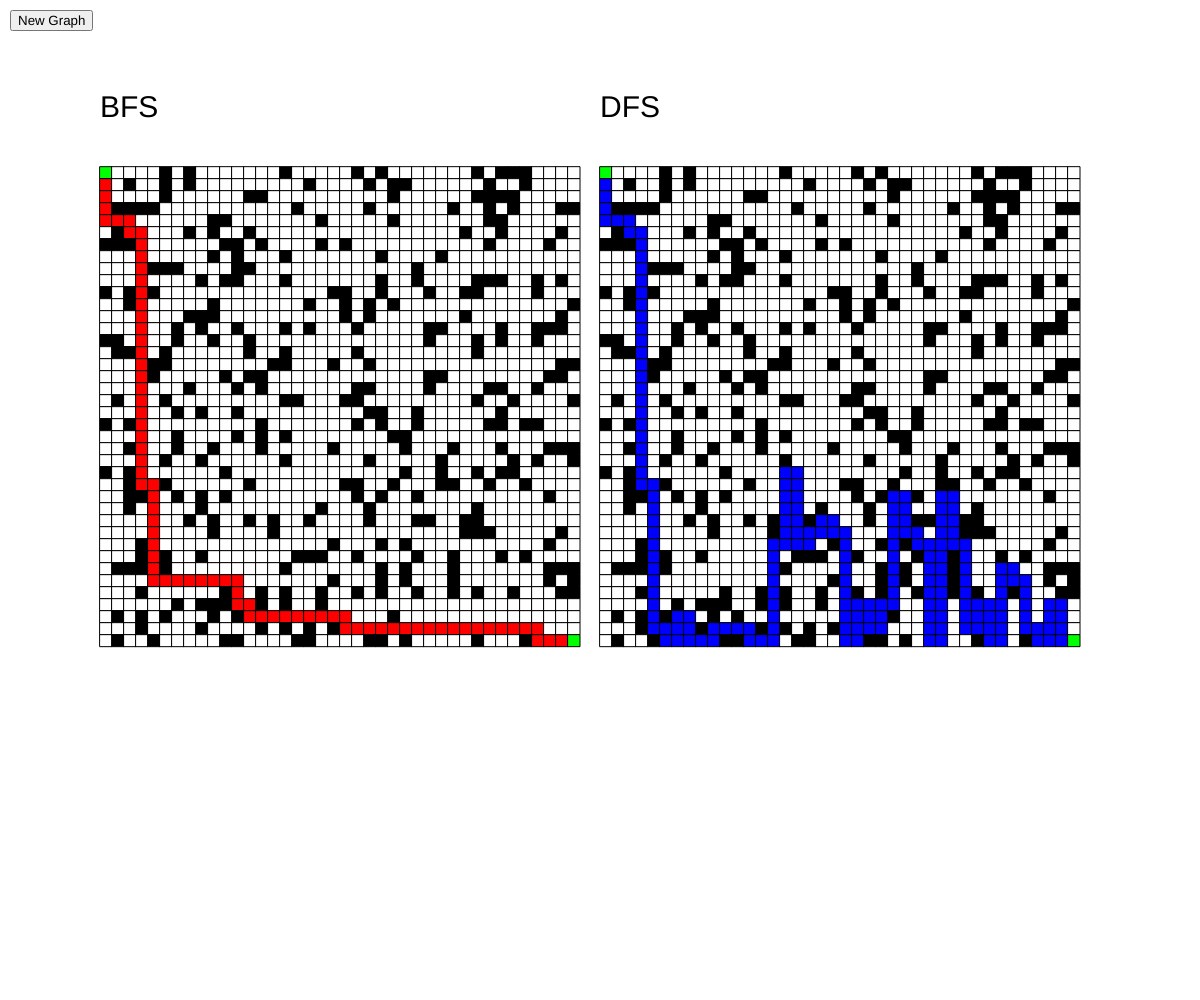
Frame 1 (no input)
Frame 60 (no input): identical to frame 1, image omitted
Frame 120 (the mouse pressed at the canvas centre since frame 60): identical to frame 1, image omitted

The p5.js sketch that drew this single still picture (run headless with seeded random() and noise() and a simulated clock; from frame 60 on, the mouse is pressed at the canvas centre):

// p5.js sketch
// ── sketch.js

var maze = [];
var n = 40;
var size;
var originBFS = [100,100];
var originDFS = [700,100];
var adj = [];
var pathBFS;
var pathDFS;
var button;


function setup() {

  createCanvas(windowWidth,windowHeight);
  if(button != null)
  {
    button.remove();
  }
  size = 0;
  button = createButton("New Graph");
  button.position(10,10);
  button.mousePressed(setup);

  adj = [];
  maze = [];


  for (var i = n; i >= 0; i--) {
    maze.push([]);
  }
  for (var i = n; i >= 0; i--) {
      for (var j = n; j >= 0; j--) {

        if(random(1)<.2)
        {
          maze[i].push(1);
        }
        else
        {
          maze[i].push(0);
        }
      }

  }
  maze[0][0] = 0;
  maze[n-1][n-1] = 0;

  for (var i = n; i >= 0; i--) {
    adj.push([]);
  }
  for (var i = n; i >= 0; i--) {
      for (var j = n; j >= 0; j--) {
        adj[i].push([]);
      }
  }


  for (var i = maze.length - 1; i >= 0; i--) {
    for (var j = maze.length - 1; j >= 0; j--) {
      if(i+1 < n && !maze[i+1][j] && !maze[i][j])
      {
        adj[i][j].push([i+1,j]);
      }
      if(i-1 >= 0 && !maze[i-1][j] && !maze[i][j])
      {
        adj[i][j].push([i-1,j]);
      }
      if(j+1 < n && !maze[i][j+1] && !maze[i][j])
      {
        adj[i][j].push([i,j+1]);
      }
      if(j-1 >= 0&& !maze[i][j-1] && !maze[i][j])
      {
        adj[i][j].push([i,j-1]);
      }
    }
  }


  pathBFS = unweighted_shortest_pathBFS(adj,[0,0],[n-1,n-1]);
  pathDFS = unweighted_shortest_pathDFS(adj,[0,0],[n-1,n-1]);


}

function draw() {
  createCanvas(windowWidth,windowHeight);
  originBFS = [windowWidth/12,windowHeight/6];
  originDFS = [windowWidth/2,windowHeight/6]

  size = windowWidth/100;

  var x = originBFS[0];
  var y = originBFS[1];
  var color = "white";

  for (var i = 0; i < n ; i++) {
    for (var j = 0; j < n; j++) {

      if(maze[i][j])
      {
        color = "black";
      }
      else
      {
        color = "white";
      }
      if(pathBFS != null)
      {
        for (var k = pathBFS.length - 1; k >= 0; k--) {
          if(pathBFS[k] == i.toString()+","+j.toString())
          {
            color = "red";
          }
        }
      }
      else
      {
        fill("black");
        textSize(30);
        text("No Path Possible", originBFS[0],originBFS[1]-20);
      }
      if(i == 0 && j == 0)
      {
        color = "lime";
      }
      if(i == n-1 && j == n-1)
      {
        color = "lime";
      }
      fill(color);
      rect(x,y,size,size)
      x=x+size;
    }
    y+=size;
    x = originBFS[0];
  }

  var x = originDFS[0];
  var y = originDFS[1];
  var color = "white";

  for (var i = 0; i < n ; i++) {
    for (var j = 0; j < n; j++) {

      if(maze[i][j])
      {
        color = "black";
      }
      else
      {
        color = "white";
      }

      if(pathDFS != null)
      {
        for (var k = pathDFS.length - 1; k >= 0; k--) {
          if(pathDFS[k] == i.toString()+","+j.toString())
          {
            color = "blue";
          }
        }

      }
      else
      {
        fill("black");
        textSize(30);
        text("No Path Possible", originDFS[0],originDFS[1]-20);

      }
      if(i == 0 && j == 0)
      {
        color = "lime";
      }
      if(i == n-1 && j == n-1)
      {
        color = "lime";
      }

      fill(color);
      rect(x,y,size,size)
      x= x+size;
    }
    y+=size;
    x = originDFS[0];
  }

fill("black");
  textSize(30);
  text("BFS", originBFS[0],originBFS[1]-50);
  text("DFS", originDFS[0],originDFS[1]-50);

}

function bfs (Adj, s)
{
  parent = {} ;

  parent[s[0].toString()+","+s[1].toString()] =  s[0].toString()+","+s[1].toString();
  //console.log("parent",parent);
  level = [[s[0].toString()+","+s[1].toString()]]
  //console.log("level",level);
  while (0 < level[level.length-1].length){
    level.push([]);

    for (var i = 0; i < level[level.length-2].length;i++){
      var u = level[level.length-2][i];


      for (var j = 0; j < Adj[parseInt(u.split(",")[0],10)][parseInt(u.split(",")[1],10)].length; j++){
        var v = Adj[parseInt(u.split(",")[0],10)][parseInt(u.split(",")[1],10)][j];
        if(v[0].toString()+","+v[1].toString() in parent === false){

          parent[v[0].toString()+","+v[1].toString() ] = u;
          level[level.length-2].push(v[0].toString()+","+v[1].toString() );

        }
      }

    }
  }
  return parent
}
/*def bfs(Adj, s): # Adj: adjacency list, s: starting vertex
  parent = [None for v in Adj] # O(V) (use hash if unlabeled)
  parent[s] = s # O(1) root
  level = [[s]] # O(1) initialize levels
  while 0 < len(level[-1]): # O(?) last level contains vertices
                level.append([]) # O(1) amortized, make new level
                for u in level[-2]: # O(?) loop over last full level
                        for v in Adj[u]: # O(Adj[u]) loop over neighbors
                                if parent[v] is None: # O(1) parent not yet assigned
                                        parent[v] = u # O(1) assign parent from level[-2]
                                        level[-1].append(v) # O(1) amortized, add to border
  return parent*/

function dfs(Adj,s, parent, order)
{
  if(parent == null)
  {
    parent = {}
    parent[s[0].toString()+","+s[1].toString()] =  s[0].toString()+","+s[1].toString();
  }
  for (var i = 0; i < Adj[s[0]][s[1]].length; i++){
    var v =  Adj[s[0]][s[1]][i];
    if(v[0].toString()+","+v[1].toString() in parent === false)
    {
      parent[v[0].toString()+","+v[1].toString()]=s[0].toString()+","+s[1].toString();
      dfs(Adj,[v[0],v[1]],parent,order);
    }
  }
  order.push(s[0].toString()+","+s[1].toString());
  return parent;
}


function unweighted_shortest_pathBFS(Adj, s, t)
{
  var parent = bfs(Adj, s);
  if(t[0].toString()+","+t[1].toString() in parent === false)
  {return null;}
  var T = t[0].toString()+","+t[1].toString();
  var S = s[0].toString()+","+s[1].toString();
  path = [T];
  solve = [];
  while(parent[T] != T){
    solve.push(parent[T])
    T=parent[T];}
  solve.push(s[0].toString()+","+s[1].toString());
  solve.reverse()
  solve.push(t[0].toString()+","+t[1].toString());

  return solve.slice(1,solve.length);
}
function unweighted_shortest_pathDFS(Adj, s, t)
{
  var parent = dfs(Adj, s,null,[]);
  if(t[0].toString()+","+t[1].toString() in parent === false)
  {return null;}
  var T = t[0].toString()+","+t[1].toString();
  var S = s[0].toString()+","+s[1].toString();
  path = [T];
  solve = [];
  while(parent[T] != T){
    solve.push(parent[T])
    T=parent[T];}
  solve.push(s[0].toString()+","+s[1].toString());
  solve.reverse()
  solve.push(t[0].toString()+","+t[1].toString());

  return solve.slice(1,solve.length);
}
